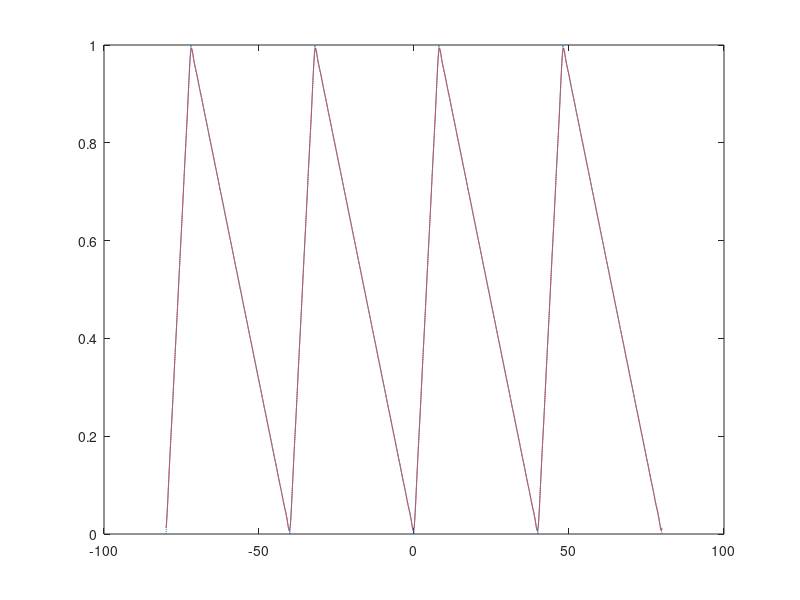
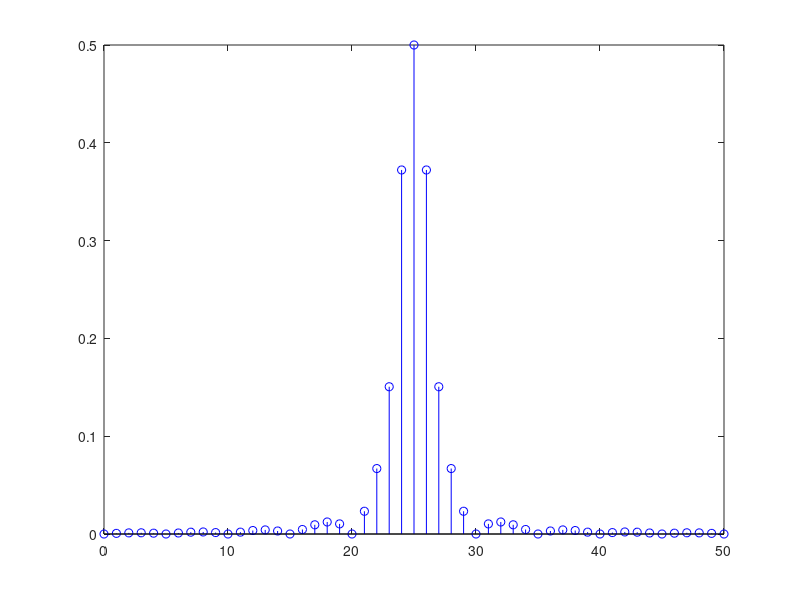

MATLAB code to generate these figures, in order:
P=40; %Perioada semnalului
f=1/P; %Frecventa semnalului
t=-2*P:0.002:2*P; %Esantionarea semnalului intial
D=8; %Pulsul semnalului ales in functie de numarul de la catalog
d=D/40;
N=50; %Numarul de elemente 


si=(1+sawtooth(2*pi*f*t,d))/2; %Semnalul triunghiular initial
a0=@(t)(1+sawtooth(2*pi*f*t,d))/2;
cc=1/P*integral(a0,0,P);
Ck=zeros(1,N); Ak=zeros(1,N);
sr=0; 


for (i=1:1:N)
   a1=@(t)(1+sawtooth(2*pi*f*t,d))/2.*exp(-2*pi*f*t*1j*(i-25));
   Ck(i)=1/P*integral(a1,0,P);
   Ak(i+1)=2*abs(Ck(i));
   sr=sr+Ck(i)*exp(2*pi*f*t*1j*(i-25));
end


figure(1);
plot(t,sr,'r',t,si,'--'); %Semnalul modificat si cel initial 


figure(2);
Ak(26)=abs(cc);
Ak(1)=Ak(51);
stem([0:N],Ak,'b'); %Afisarea spectrului de valori 

%Conform cursului de semnale si sisteme, orice semnal poate fi aproximat
%printr-o suma de cosinusuri si sinusuri de diferite frecvente (numite
%armonice de frecventa) fiecare avand in fata sa cate un coeficient.
%In acest proiect am reconstruit un semnal cu 50 de elemente si se apropie
%de semnalul original avand o mica eroare. Daca numarul termenilor creste
%aceasta eroare scade. Apoi am reprezentat spectrului de valori. 

